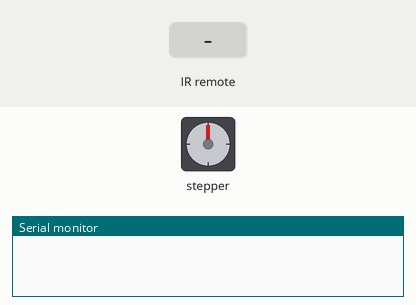
This sketch was run on a simulated Arduino Uno, built with avr-gcc and run on an emulated ATmega328P. Shown: stepper motor, the last lines printed to the serial monitor. The inputs (shaded band) are chosen by the test bench. Stepper angles assume 2048 steps per turn.

Above: at 1.2 s.
1.3 s: infrared code 0x1C received
At 3.1 s:
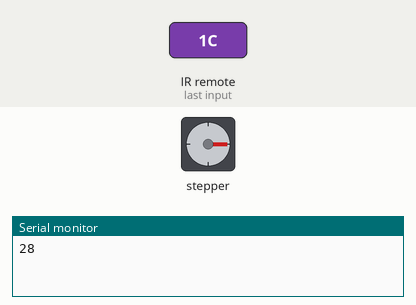
3.8 s: infrared code 0x1D received
At 4.27 s:
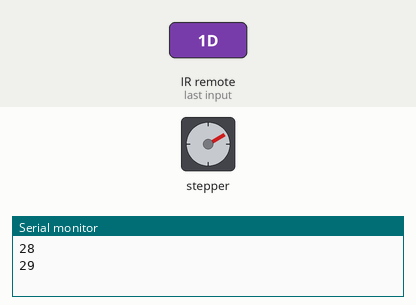
5.9 s: infrared code 0x1D received
At 7.8 s:
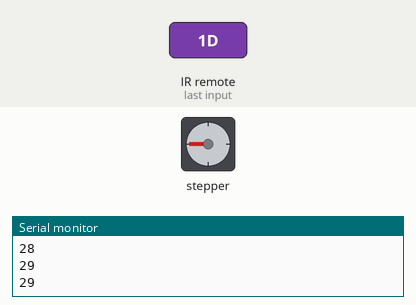
8.4 s: infrared code 0x1C received
At 8.87 s:
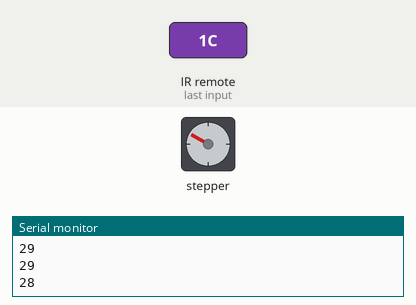
Timing chart, 0 to 11.4 s (numbered marks = the images above; inputs shaded):
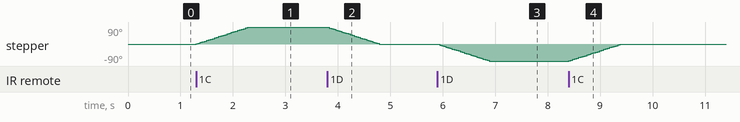

The sketch:

receive.ino
```cpp
#include <IRremote.h>

#define IR_RECEIVE_PIN 2
IRrecv irrecv(IR_RECEIVE_PIN);
uint32_t NEC_received_command;

#include <Stepper.h>
#define STEPS 2048
#define IN1 12
#define IN2 11
#define IN3 10
#define IN4 9
const int speed = 15; // [5, 15]
Stepper stepper(STEPS, IN1, IN3, IN2, IN4);


void setup() {
  stepper.setSpeed(speed);


  Serial.begin(115200);
  irrecv.enableIRIn();
}

void loop() {
  if (irrecv.decode()) {
    NEC_received_command = irrecv.decodedIRData.command;
    Serial.println(NEC_received_command);
    if (NEC_received_command == 0x1C) {
      stepper.step(0.25 * STEPS);
      delay(200);
    }
    else if (NEC_received_command == 0x1D)  {
      stepper.step(-0.25 * STEPS);
      delay(200);
    }
    irrecv.resume();
  }
}
```

Measured:
- after the input at 1.3 s, stepper: turns 90° clockwise in 1.0 s, starting at once
- after the input at 3.8 s, stepper: turns 90° counter-clockwise in 0.98 s, starting at once
- after the input at 5.9 s, stepper: turns 90° counter-clockwise in 0.98 s, starting at once
- after the input at 8.4 s, stepper: turns 90° clockwise in 1.0 s, starting at once
